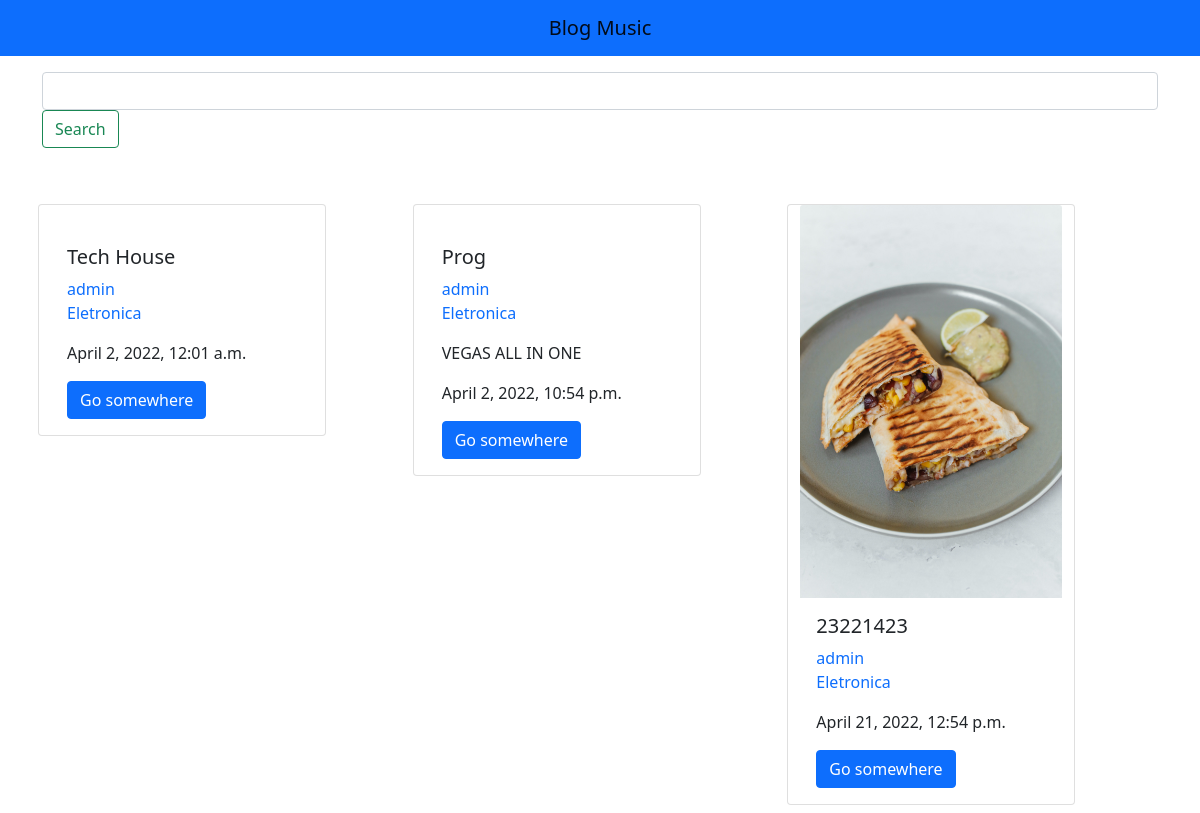
Page /home/categoria/3/ on the committed database.
### home/models.py (models this page shows, shortened)
class Video(models.Model):
    titulo = models.CharField(max_length=65)
    descricao = models.TextField(max_length=165, blank=True)
    tempo = models.IntegerField()
    publicado = models.BooleanField(default=False)
    categoria = models.ForeignKey(
        Categoria, on_delete=models.SET_NULL, null=True)
    imagem = models.ImageField(upload_to='home/covers/%Y/%m/%d/')
    data_criacao = models.DateTimeField(auto_now_add=True)
    autualizacao_criacao = models.DateTimeField(auto_now=True)
    autor = models.ForeignKey(
        User, on_delete=models.SET_NULL, null=True)

class Categoria(models.Model):
    genero = models.CharField(max_length=65)
    def __str__(self) -> str:
        return self.genero

### home/views.py (the view)
# urls.py: path('home/categoria/<int:categoria_id>/',
def categoria(request, categoria_id):
    categoria = get_list_or_404(
        Video, publicado=True, categoria__id=categoria_id)
    return render(request, 'home/pages/categoria.html', context={
        'videos': categoria
    })

### home/templates/home/pages/categoria.html
{% extends 'homes/base.html' %}
{% block conteudo %}
  <div class="container-md mx-auto mt-5">
    <div class="row p-2">
      {% for video in videos %}
      <div class="col">
        {% include 'home/partials/_cards.html' %}
      </div>
      {% endfor %}
    </div>
  </div>
{% endblock conteudo %}

### home/templates/home/partials/_cards.html
<div class="row">
  <div class="card" style="width: 18rem;">
    <a href="{% url 'polls:v' video.id %}" class="text-decoration-none">
      <img src="{{video.imagem.url}}" class="card-img-top img-fluid" alt="">
    </a>
    <div class="card-body">
      <h5 class="card-title">{{video.titulo}}</h5>
      <a href="{% url 'polls:v' video.id %}" class="text-decoration-none"><h7 class="card-title ">{{video.autor}}</h7></a>
      <p class="text-start"><a href="{% url 'polls:categoria' video.categoria.id%}" class="text-decoration-none"><h7 class="card-title text-decoration-none">{{video.categoria}}</h7></a></p>
      <p class="card-text">{{video.descricao}}</p>
      <p class="card-text">{{video.data_criacao}}</p>
      <a href="{% url 'polls:v' video.id%}" class="btn btn-primary">Go somewhere</a>
    </div>
  </div>
</div>

### rows in the picture
Video: titulo "Tech House", autor "admin", categoria "Eletronica", data_criacao "April 2, 2022, 12:01 a.m."
Video: titulo "Prog", autor "admin", categoria "Eletronica", descricao "VEGAS ALL IN ONE", data_criacao "April 2, 2022, 10:54 p.m."
Video: imagem (picture), titulo "23221423", autor "admin", categoria "Eletronica", data_criacao "April 21, 2022, 12:54 p.m."
